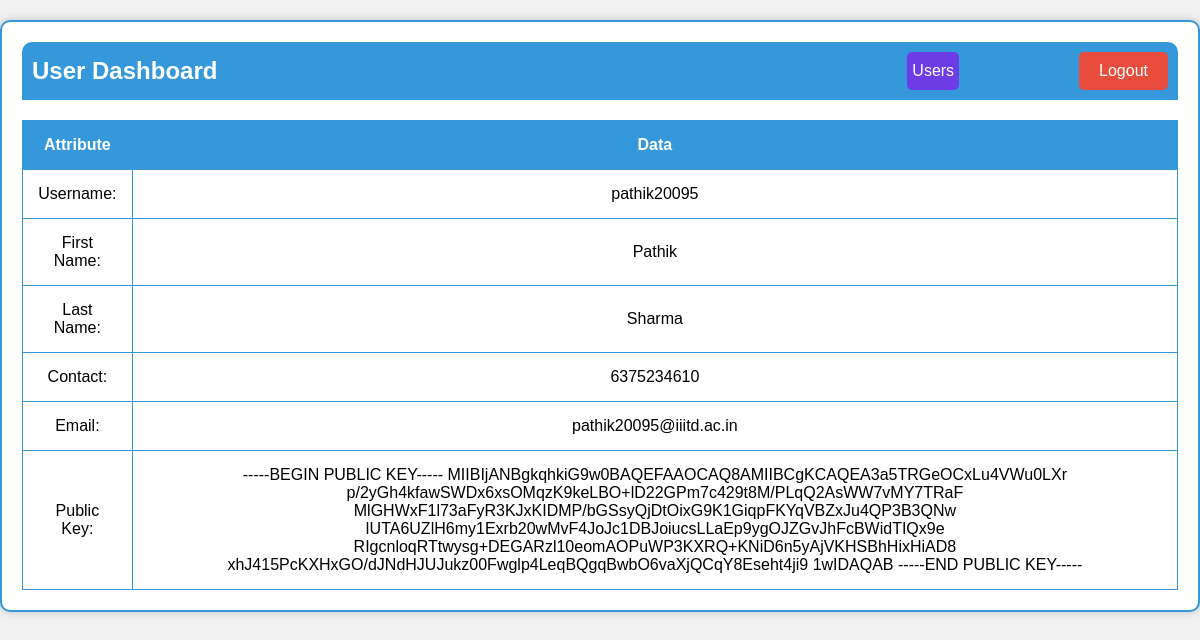
The app's page /admin_dashboard/ (signed in), older data.
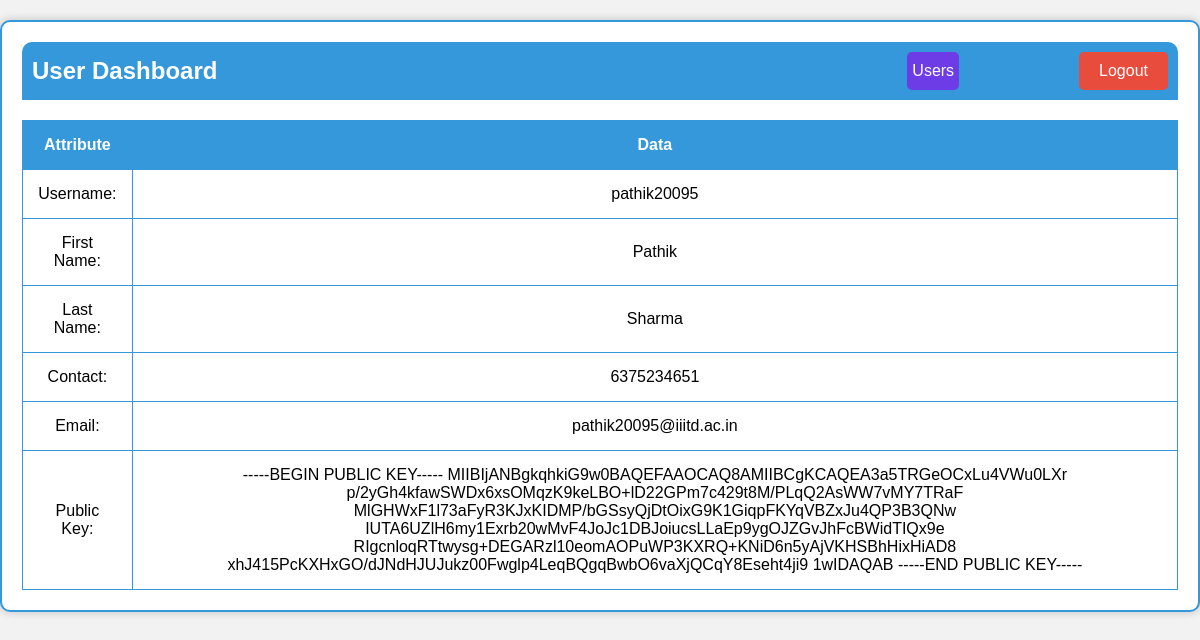
The same page, newer data.
### project_app/models.py (models this page shows, shortened)
class AppUser(models.Model):
    first_name = models.CharField(max_length=30, null= False, blank=False, default = None)
    second_name = models.CharField(max_length=30, default= None)
    username = models.CharField(max_length=30, null= False, blank=False, default = None)
    password = models.CharField(max_length=256, null= False, blank=False, default = None)
    email = models.CharField(max_length=30, null= False, blank=False, default = None)
    contact = models.CharField(max_length=30, null= False, blank=False, default = None)
    public_key = models.CharField(max_length=300, null = True, blank = True, default = None)
    balance = models.DecimalField(decimal_places=0, max_digits=15, null = True, blank = True, default= 0)
    dv = models.BooleanField(null = False, blank = False, default= False)

### project_app/views.py (the view)
# urls.py: path("admin_dashboard/", views.dashboard_admin, name="admin_dashboard_page"),
def dashboard_admin(request):
    if request.method == "POST":
        username = request.session.get('username')
        if(request.session.get('email_kyc') is None):
            return redirect('logout_page')
        if(username is None):
            return redirect('/login')
    else:
        username = request.session.get('username')
        if(request.session.get('email_kyc') is None):
            return redirect('logout_page')
        if(username is None):
            return redirect('/login')
        current_user = []
        users = AppUser.objects.all()
        for x in users:
            if x.username == username:
                current_user = x
                break
        return render(request, 'admin_dashboard.html', {'user': current_user})

### project_app/templates/admin_dashboard.html (shortened to what this page needs)
<!DOCTYPE html>
<html>
<head>
</head>
<body>
    <div class="container">
        <div class="navbar">
            <h2>User Dashboard</h2>
            <a class="user_list-button" href="/users_list">Users</a>
            <a class="logout-button" href="/logout">Logout</a>
        </div>
        <table>
            <thead>
                <tr>
                    <th>Attribute</th>
                    <th>Data</th>
                </tr>
            </thead>
            <tbody>
                <tr>
                    <td>Username:</td>
                    <td>{{ user.username }}</td>
                </tr>
                <tr>
                    <td>First Name:</td>
                    <td>{{ user.first_name }}</td>
                </tr>
                <tr>
                    <td>Last Name:</td>
                    <td>{{ user.second_name }}</td>
                </tr>
                <tr>
                    <td>Contact:</td>
                    <td>{{ user.contact }}</td>
                </tr>
                <tr>
                    <td>Email:</td>
                    <td>{{ user.email }}</td>
                </tr>
                <tr>
                    <td>Public Key:</td>
                    <td>{{ user.public_key }}</td>
                </tr>
            </tbody>
        </table>
    </div>
</body>
</html>

Row changes from the older to the newer data that the page shows:
changed AppUser "pathik20095": contact "6375234610" → "6375234651"
